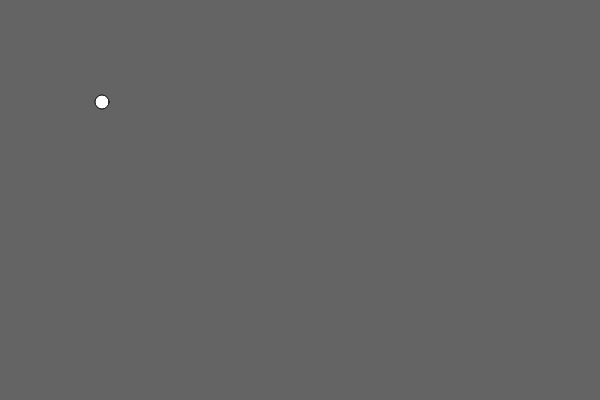
Frame 1 (no input)
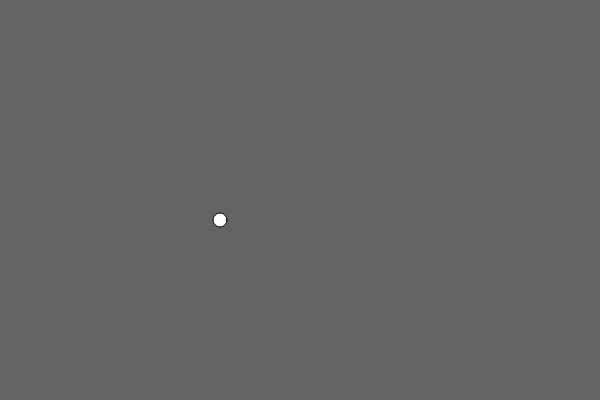
Frame 60 (no input)
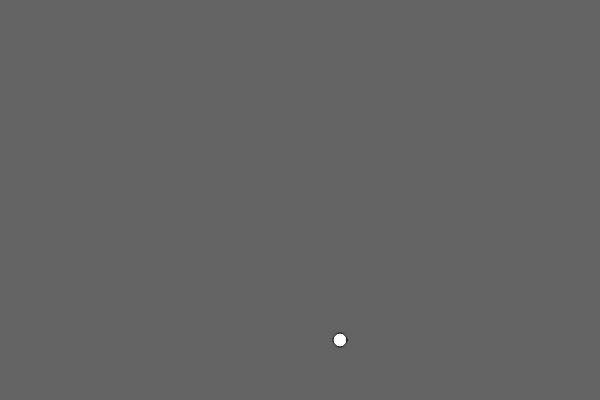
Frame 120 (the mouse pressed at the canvas centre since frame 60)

The p5.js sketch that drew these frames (run headless with seeded random() and noise() and a simulated clock; from frame 60 on, the mouse is pressed at the canvas centre):

// p5.js sketch
// ── sketch.js
var myBall = new Ball(100, 100);
myBall.speed.x = 2;
myBall.speed.y = 2;

setup = function () {
  createCanvas(600, 400);
};

draw = function () {
  background(100);
  myBall.update();
  myBall.display();
};

// ── array-sketch.js
var ballpit = [];

var updateAndDisplay = function(ball) {
  ball.update();
  ball.display();
};

setup = function() {
  createCanvas(600, 400);
};

draw = function () {
  background(100);
  //iterateFunctionally(ballpit);
  //iterateWithWhileLoop(ballpit);
  iterateWithForLoop(ballpit);
  if (mouseIsPressed) ballpit.push(new Ball(mouseX, mouseY));
};

var iterateFunctionally = function (array) {
  array.forEach(updateAndDisplay);
};

var iterateWithWhileLoop = function (array) {
  var index = 0;
  while (index < array.length) {
    updateAndDisplay(array[index]);
    ++index;
  }
};

var iterateWithForLoop = function (array) {
  for (var i = 0; i < array.length; ++i) {
    updateAndDisplay(array[i]);
  }
};

// ── ball.js
var Ball = function(x, y) {
  this.x = x;
  this.y = y;

  this.speed = {x: 1, y: 1}; // because our speed is represented by an object, we *must* put it in the constructor
};

Ball.prototype = {

  radius: 7,

  update: function() {
    this.bounce();
    this.x += this.speed.x;
    this.y += this.speed.y;
  },

  display: function() {
    ellipse(this.x, this.y, this.radius * 2, this.radius * 2);
  },

  bounce: function() {
    this.bounceX();
    this.bounceY();
  },

  bounceX: function() {
    if (this.x + this.radius > width) {
      this.speed.x *= -1;
    }
    if (this.x - this.radius < 0) {
      this.speed.x *= -1;
    }
  },

  bounceY: function() {
    if (this.y + this.radius > height) {
      this.speed.y *= -1;
    }
    if (this.y - this.radius < 0) {
      this.speed.y *= -1;
    }
  }
};
